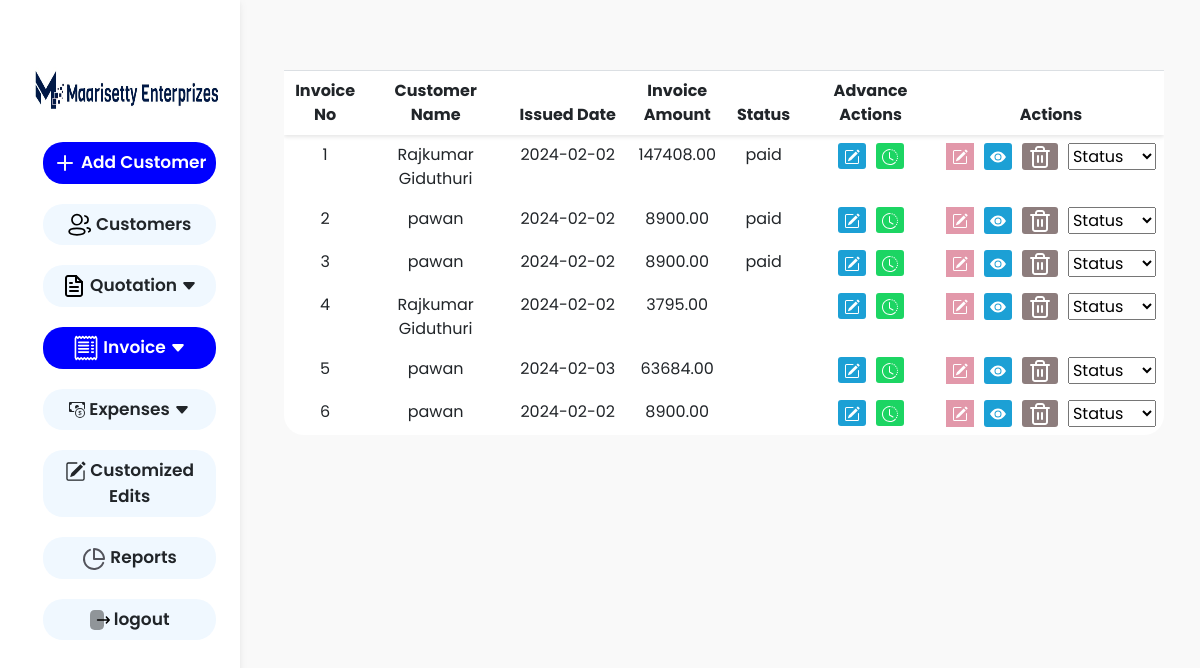
/viewinvoices.php (signed in), run on the app's committed database.
### tables this page shows
CREATE TABLE `invoice` (
  `Sid` int(11) NOT NULL,
  `Invoice_no` int(11) NOT NULL,
  `Invoice_date` date NOT NULL,
  `Company_name` varchar(150) NOT NULL,
  `Cname` varchar(50) NOT NULL,
  `Cphone` varchar(150) NOT NULL,
  `Caddress` text NOT NULL,
  `Cmail` varchar(150) NOT NULL,
  `Cgst` varchar(150) NOT NULL,
  `total_amount` double(10,2) NOT NULL,
  `total_taxable_value` double(10,2) NOT NULL,
  `total_value` double(10,2) NOT NULL,
  `c_gst` int(20) NOT NULL,
  `s_gst` int(11) NOT NULL,
  `i_gst` int(11) NOT NULL,
  `cgst_total` double(10,2) NOT NULL,
  `sgst_total` double(10,2) NOT NULL,
  `igst_total` double(10,2) NOT NULL,
  `total_tax_amount` double(10,2) NOT NULL,
  `total_amount_after_tax` double(10,2) NOT NULL,
  `Totalinwords` text NOT NULL,
  `Terms` text NOT NULL,
  `Note` text NOT NULL,
  `advance` double(10,2) NOT NULL,
  `balance` double(10,2) NOT NULL,
  `balancewords` text NOT NULL,
  `status` varchar(150) NOT NULL
);

### viewinvoices.php (the view, shortened to what this page needs)
<?php
require_once('bhavidb.php');
$sql = "SELECT * FROM invoice";
$result = $conn->query($sql);
?>
<!DOCTYPE html>
<html lang="en">
<head>
    <link href="https://cdn.jsdelivr.net/npm/bootstrap@5.0.2/dist/css/bootstrap.min.css" rel="stylesheet">
    <link rel="stylesheet" href="img/style.css">
    <link rel="stylesheet" href="img/stylemi.css">
</head>
<body>
    <div class="container-fluid">
        <div class="row">
            <section class="col-lg-2">
                <nav id="sidebarMenu" class="  collapse d-lg-block sidebar collapse bg-white">
                    <div class="container-fluid">
                        <a class="navbar-brand" href="#" id="change_password"><img src="img/me_log.jpg" alt="" height="60px" width="200px"></a>
                        <div class=" navbar-collapse  " id="navbarNav">
                            <ul class="navbar-nav " style="margin-left: 10%; text-align: center;">
                                <li class=" ">
                                    <a href="#" class="nav-link  nav-links active-link mt-4" id="add_customer"><svg xmlns="http://www.w3.org/2000/svg" width="24" height="24" viewBox="0 0 24 24" fill="none">
                                            <path d="M12 5V19" stroke="#F4F5FA" stroke-width="2" stroke-linecap="round" stroke-linejoin="round" />
                                            <path d="M5 12H19" stroke="#F4F5FA" stroke-width="2" stroke-linecap="round" stroke-linejoin="round" />
                                        </svg> Add Customer</a>
                                </li>
                                <li class="nav-item ">
                                    <a class="nav-link  nav-links text-dark" href="viewcustomers.php">
                                        Customers</a>
                                </li>
                                <li class="dropdown nav-item ">
                                    <a class="nav-link text-dark nav-links" href="#">
                                        Quotation <svg xmlns="http://www.w3.org/2000/svg" width="16" height="16" fill="currentColor" class="bi bi-caret-down-fill" viewBox="0 0 16 16">
                                            <path d="M7.247 11.14 2.451 5.658C1.885 5.013 2.345 4 3.204 4h9.592a1 1 0 0 1 .753 1.659l-4.796 5.48a1 1 0 0 1-1.506 0z" />
                                        </svg></a>
                                </li>
                                <li class="dropdown nav-item ">
                                    <a class="nav-link active-link  nav-links " href="#"> Invoice <svg xmlns="http://www.w3.org/2000/svg" width="16" height="16" fill="currentColor" class="bi bi-caret-down-fill " viewBox="0 0 16 16">
                                            <path d="M7.247 11.14 2.451 5.658C1.885 5.013 2.345 4 3.204 4h9.592a1 1 0 0 1 .753 1.659l-4.796 5.48a1 1 0 0 1-1.506 0z" />
                                        </svg></a>
                                </li>
                                <li class="dropdown nav-item ">
                                    <a class="nav-link  nav-links text-dark" href="expenditures.php"> Expenses <svg xmlns="http://www.w3.org/2000/svg" width="16" height="16" fill="currentColor" class="bi bi-caret-down-fill" viewBox="0 0 16 16">
                                            <path d="M7.247 11.14 2.451 5.658C1.885 5.013 2.345 4 3.204 4h9.592a1 1 0 0 1 .753 1.659l-4.796 5.48a1 1 0 0 1-1.506 0z" />
                                        </svg></a>
                                </li>
                                <li class="nav-item ">
                                    <a class="nav-link text-dark nav-links" href="customized_edits.php"> Customized Edits</a>
                                </li>
                                <li class="nav-item ">
                                    <a class="nav-link text-dark nav-links" href="report.php"> Reports</a>
                                </li>
                                <li class="nav-item ">
                                    <a class="nav-link text-dark nav-links " href="logout.php">
                                        logout</a>
                                </li>
                            </ul>
                        </div>
                    </div>
                </nav>
            </section>
            <section class="col-lg-10">
                <div class="container " style="margin-top: 70px;">
                    <div class="table-responsive ms-5" style="max-height: 500px; max-width: 1194px; overflow-y: auto;">
                        <table class="table table-bordered viewinvoicetable">
                            <thead style="position: sticky; top: 0; z-index: 1; background-color: white;">
                                <tr>
                                    <th class="text-center" style="width: 10%;">Invoice No</th>
                                    <th style="width: 20%;">Customer Name</th>
                                    <th style="width: 20%;">Issued Date</th>
                                    <th style="width: 10%;">Invoice Amount</th>
                                    <th style="width: 10%;" class="status">Status</th>
                                    <th style="width: 20%;">Advance Actions</th>
                                    <th style="width: 30%;">Actions</th>
                                </tr>
                            </thead>
                            <tbody id="product_tbody viewinvoicetable">
                                <?php
                                while ($row = $result->fetch_assoc()) {
                                    echo "<tr style='border: hidden;'>";
                                    echo "<td style='border: hidden;'>" . $row['Invoice_no'] . "</td>";
                                    echo "<td style='border: hidden;'>" . $row['Cname'] . "</td>";
                                    echo "<td style='border: hidden;'>" . $row['Invoice_date'] . "</td>";
                                    echo "<td style='border: hidden;'>" . $row['total_amount_after_tax'] . "</td>";
                                    echo "<td style='border: hidden;' class='status' data-invoice-no='" . $row['Invoice_no'] . "'>" . $row['status'] .  "</td>";
                                    echo "<td style='border: hidden;'>
                            <div class='btn-group'>
                            <button type='submit' class='view-button' style='border:none;'>
                                    <a class='' href='edit.php?Sid={$row['Sid']}'><svg xmlns='http://www.w3.org/2000/svg' width='16' height='16' fill='white' class='bi bi-pencil-square' viewBox='0 0 16 16'>
                                  </svg>
                                  </a>
                                </button>
                                <button style='border:none;' type='button' class='history-button' data-bs-toggle='modal' data-bs-target='#advance_frm' data-id='{$row['Invoice_no']}'>
                                </button>
                            </div>
                        </td>";
                                    echo "<td>
                            <div class='btn-group'>
                            <button type='submit' class='bg_color_icon' style='border:none;'>
                            <a class='' href='edit_invoice.php?Sid={$row['Sid']}'>
                          </a>
                        </button>
                                <button type='submit' class='view-button' style='border:none;'>
                                    <a class='view-button' href='print.php?Sid={$row['Sid']}'><svg xmlns='http://www.w3.org/2000/svg' width='16' height='16' fill='white' class='bi bi-eye-fill' viewBox='0 0 16 16'>
                                    <path d='M10.5 8a2.5 2.5 0 1 1-5 0 2.5 2.5 0 0 1 5 0'/>
                                    <path d='M0 8s3-5.5 8-5.5S16 8 16 8s-3 5.5-8 5.5S0 8 0 8m8 3.5a3.5 3.5 0 1 0 0-7 3.5 3.5 0 0 0 0 7'/>
                                  </svg></a>
                                </button>
                                <form method='POST' onsubmit='return confirm(\"Are you sure you want to delete this record?\");'>
                                    <input type='hidden' name='delete_id' value='" . $row['Invoice_no'] . "'>
                                    <button type='submit' class='delete-button' style='border:none;'><svg xmlns='http://www.w3.org/2000/svg' width='24' height='24' viewBox='0 0 24 24' fill='none'>
                                  </svg></button>
                                </form>
                              <select name='status' class='status-dropdown' data-invoice-no=' " . $row['Invoice_no'] . " '>
                              <option value=''>Status</option>
                           </select>
                            </div>
                        </td>";
                                    echo "</tr>";
                                }
                                ?>
                            </tbody>
                        </table>
                    </div>
                </div>
            </section>
        </div>
    </div>
</body>
</html>

### img/stylemi.css (style rules this page uses)
* { font-family: 'Poppins', sans-serif; }
.navbar-nav { color: black; font-family: 'Poppins', sans-serif; font-weight: 600; font-size: 17px; }
table { border-collapse: collapse; width: 100%; }
th, td { border: 1px solid black; padding: 8px; text-align: left; }
th { background-color: #f2f2f2; }
.viewinvoicetable { justify-content: center; }
.viewinvoicetable th { text-align: center; border: none; }
.viewinvoicetable td { text-align: center; }
.delete-button { background-color: rgb(141, 125, 125); color: white; border-radius: 3px; }
.view-button { background-color: rgb(28, 160, 213); color: white; border-radius: 3px; text-decoration: none; }
.history-button { background-color: rgb(28, 213, 99); color: white; border-radius: 3px; text-decoration: none; }
.dropdown { position: relative; display: inline-block; }
.sidebar { position: fixed; top: 0; bottom: 0; left: 0; padding: 58px 0 0; box-shadow: 0 2px 5px 0 rgb(0 0 0 / 5%), 0 2px 10px 0 rgb(0 0 0 / 5%); width: 240px; z-index: 600; }
.nav-links { background-color: aliceblue; border-radius: 20px; }
.active-link { background-color: blue; color: white; }
body { background-color: #f9f9f9; }
.nav-item { padding-top: 20px; }

### viewinvoices.php (style rules this page uses)
.table.viewinvoicetable thead { position: sticky; top: 0; z-index: 1; background-color: #f2f2f2; box-shadow: 0 2px 4px rgba(0, 0, 0, 0.1); }
table { background-color: white; border-radius: 20px; }
.nav-item { padding-top: 20px; }
.bg_color_icon { background-color: #e298aa; }

### data on the page
invoice: Invoice_no "1", Cname "Rajkumar Giduthuri", Invoice_date "2024-02-02", total_amount_after_tax "147408.00", status "paid"
invoice: Invoice_no "2", Cname "pawan", Invoice_date "2024-02-02", total_amount_after_tax "8900.00", status "paid"
invoice: Invoice_no "3", Cname "pawan", Invoice_date "2024-02-02", total_amount_after_tax "8900.00", status "paid"
invoice: Invoice_no "4", Cname "Rajkumar Giduthuri", Invoice_date "2024-02-02", total_amount_after_tax "3795.00"
invoice: Invoice_no "5", Cname "pawan", Invoice_date "2024-02-03", total_amount_after_tax "63684.00"
invoice: Invoice_no "6", Cname "pawan", Invoice_date "2024-02-02", total_amount_after_tax "8900.00"
